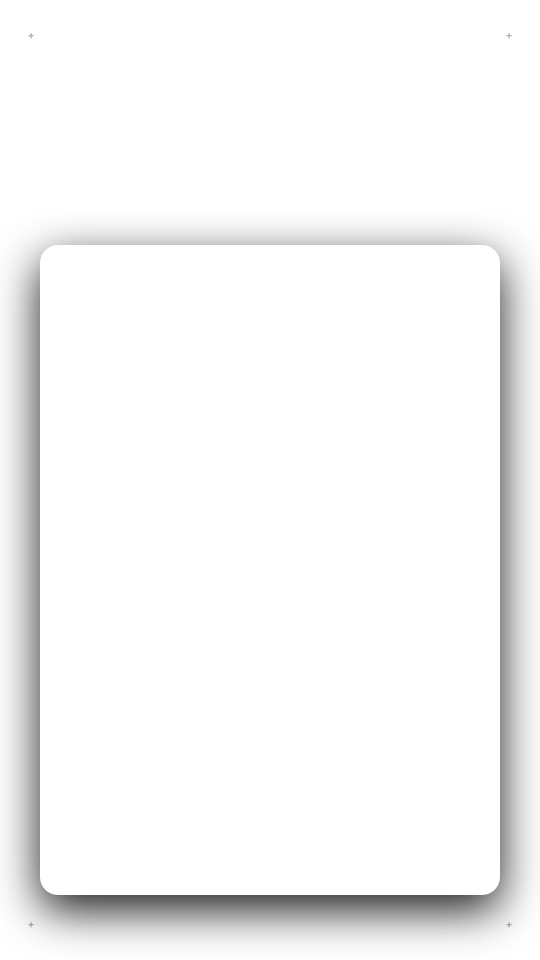
#> input picture chrome_surfaces_clean_v7/s02_clean_frame.png, 1080 x 1920 px, found by its file name (shown at 1/2 size)
$ python render_pxl3_master_v7.py
#> lines starting #> are read from the running program, lines starting #| are printed output that depends on the picture; after the words box and inside, x2 and y2 are one past the last pixel; in counts of white or black regions, pixels touching at a corner belong together
#!/usr/bin/env python3
import os, sys, time, subprocess
import numpy as np
from PIL import Image, ImageDraw, ImageFont, ImageFilter

RAW = '/Users/sanskarsaraf/Downloads/PXL_20261014_062026247.mp4'
if not os.path.exists(RAW):
    RAW = '/Users/sanskarsaraf/.gemini/antigravity/scratch/video_edit/raw_PXL_20261014_062026247.mp4'

FINAL_OUT = '/Users/sanskarsaraf/Downloads/PXL_20261014_062026247_EDITED.mp4'
FFMPEG = '/Users/sanskarsaraf/.gemini/antigravity/scratch/social.minpay.in/video_generator/node_modules/@ffmpeg-installer/darwin-x64/ffmpeg'
WORK_DIR = '/Users/sanskarsaraf/.gemini/antigravity/scratch/video_edit'
CLEAN_SURF_DIR = f'{WORK_DIR}/chrome_surfaces_clean_v7'
SFX_DIR = f'{WORK_DIR}/sfx'
TEMP_VIDEO = f'{WORK_DIR}/temp_pxl3_v7_video.mp4'
TEMP_AUDIO = f'{WORK_DIR}/temp_pxl3_v7_audio.wav'

W, H = 1080, 1920
FPS = 30
TOTAL_DUR = 35.52
TOTAL_FRAMES = int(TOTAL_DUR * FPS)  # 1065 frames

print(f"🎬 Initiating V7 Master Render for PXL_20261014_062026247 ({TOTAL_DUR}s, {TOTAL_FRAMES} frames @ 30fps)...")

# 1. Preload Clean Base Surfaces (ZERO Baked Text)
print("\n[1/4] Pre-loading Clean Base Surfaces...")
SURF_S02 = Image.open(f'{CLEAN_SURF_DIR}/s02_clean_frame.png').convert('RGBA')
#> SURF_S02 is the input picture: PIL image 1080x1920 RGBA; mean R, G, B, A 2.5, 2.5, 2.5, 10.9
SURF_S04 = Image.open(f'{CLEAN_SURF_DIR}/s04_clean_card.png').convert('RGBA')
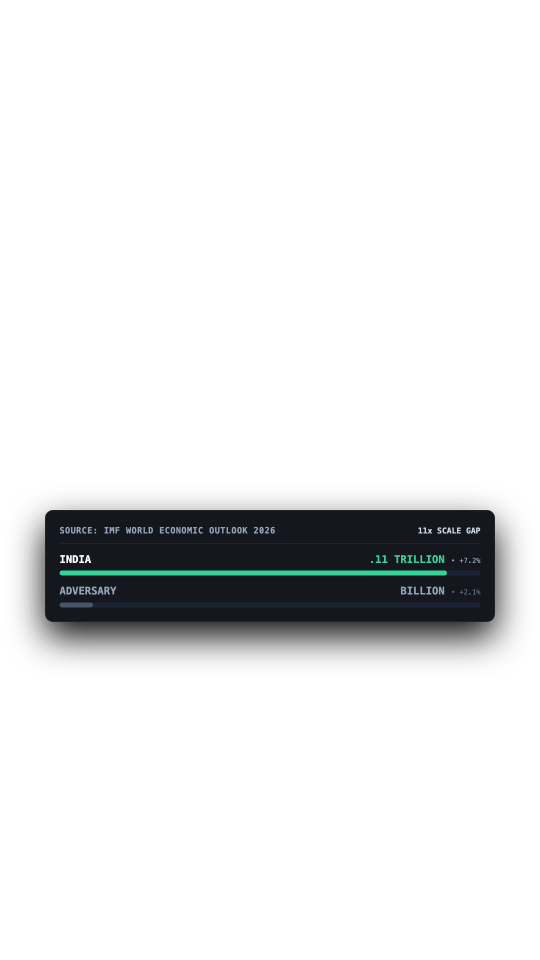
#> input picture chrome_surfaces_clean_v7/s04_clean_card.png, 1080 x 1920 px, found by its file name (shown at 1/2 size)
#> SURF_S04 is the input picture: PIL image 1080x1920 RGBA; mean R, G, B, A 1.5, 2.5, 3, 28.1
SURF_S05 = Image.open(f'{CLEAN_SURF_DIR}/s05_clean_trends.png').convert('RGBA')
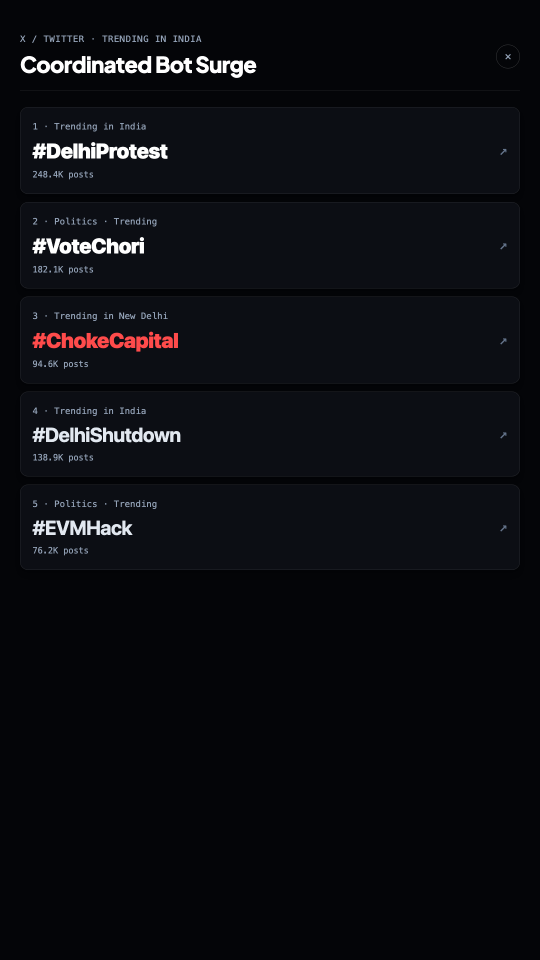
#> input picture chrome_surfaces_clean_v7/s05_clean_trends.png, 1080 x 1920 px, found by its file name (shown at 1/2 size)
SURF_S06 = Image.open(f'{CLEAN_SURF_DIR}/s06_clean_frame.png').convert('RGBA')
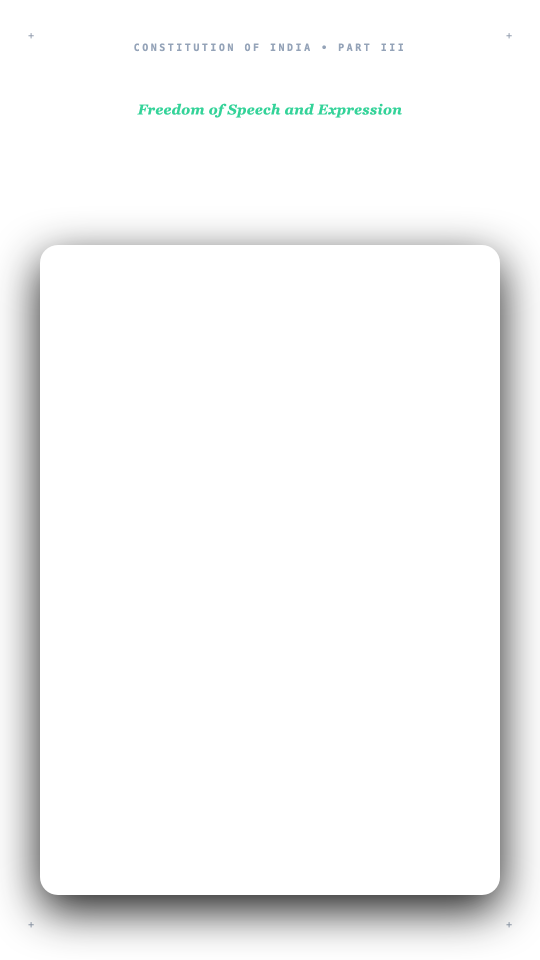
#> input picture chrome_surfaces_clean_v7/s06_clean_frame.png, 1080 x 1920 px, found by its file name (shown at 1/2 size)
#> SURF_S06 is the input picture: PIL image 1080x1920 RGBA; mean R, G, B, A 2.7, 3.2, 3.1, 11.7

# Window Mask for Framed Insets (920x1300 with 36px radius)
mask_920_1300 = Image.new('L', (920, 1300), 0)
#> mask_920_1300: PIL image 920x1300 L; every value is 0
ImageDraw.Draw(mask_920_1300).rounded_rectangle([0, 0, 920, 1300], radius=36, fill=255)
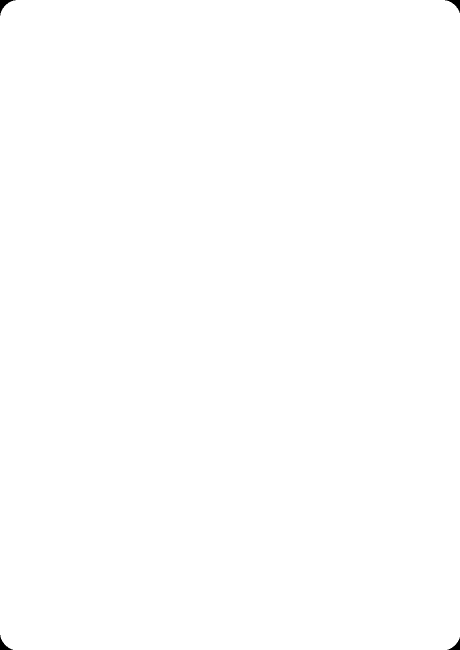
#> mask_920_1300: PIL image 920x1300 L (shown at 1/2 size); 99.9% white; 4 black regions, box (x1, y1, x2, y2) and area: (0, 0, 31, 31) 287, (890, 0, 920, 26) 256, (0, 1270, 26, 1300) 256, (895, 1275, 920, 1300) 226

canvas_studio = Image.new('RGB', (W, H), (7, 9, 14))
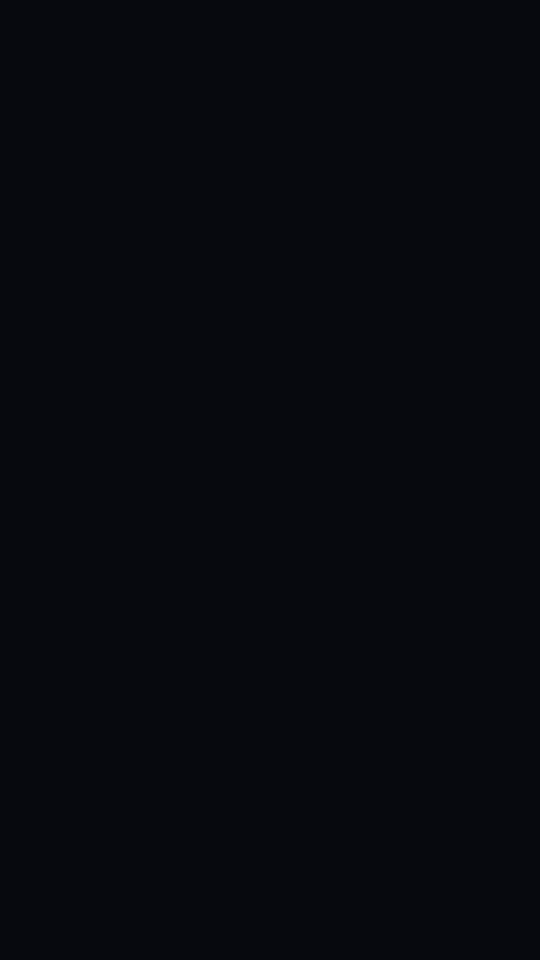
#> canvas_studio: PIL image 1080x1920 RGB (shown at 1/2 size); mean R, G, B 7, 9, 14

# Fonts
FONT_SUB = ImageFont.truetype('/System/Library/Fonts/Avenir Next.ttc', 46, index=8)
FONT_HUGE = ImageFont.truetype('/System/Library/Fonts/Avenir Next.ttc', 96, index=8)
FONT_MID = ImageFont.truetype('/System/Library/Fonts/Avenir Next.ttc', 60, index=8)
FONT_REG = ImageFont.truetype('/System/Library/Fonts/Avenir Next.ttc', 50, index=8)

# 2. Scene Breakdown (Acoustically Locked Transitions)
SCENES = [
    {'id': 's01', 'start': 0.00,  'end': 3.50,  'layout': 'full_bleed'},
    {'id': 's02', 'start': 3.50,  'end': 8.70,  'layout': 'framed_inset'},
    {'id': 's03', 'start': 8.70,  'end': 11.80, 'layout': 'full_bleed'},
    {'id': 's04', 'start': 11.80, 'end': 17.10, 'layout': 'data_disparity'},
    {'id': 's05', 'start': 17.10, 'end': 23.00, 'layout': 'pure_cutaway_x'},
    {'id': 's06', 'start': 23.00, 'end': 27.10, 'layout': 'framed_inset'},
    {'id': 's07', 'start': 27.10, 'end': 31.30, 'layout': 'full_bleed'},
    {'id': 's08', 'start': 31.30, 'end': 35.52, 'layout': 'monumental_climax'}
]

# 3. Micro-Chunk Dialogue Cues (Scenes 1 to 7)
CUES = [
    # Scene 1: Full-Bleed
    {'id': 'b01', 'start': 0.00, 'end': 1.84, 'text': 'Jis desh ne Mumbai pe', 'words': 4, 'accent': 'Mumbai', 'col': (255,255,255,255), 'cy': 1380},
    {'id': 'b02', 'start': 1.84, 'end': 3.50, 'text': '26/11 karwaya tha...', 'words': 3, 'accent': '26/11', 'col': (255,75,75,255), 'cy': 1380},

    # Scene 2: Framed Inset (docked in lower window safe slot cy=1630)
    {'id': 'b03', 'start': 3.50, 'end': 4.16, 'text': 'agar woh tumhare', 'words': 3, 'accent': None, 'col': (255,255,255,255), 'cy': 1630},
    {'id': 'b04', 'start': 4.16, 'end': 4.76, 'text': 'protest ke liye', 'words': 3, 'accent': None, 'col': (255,255,255,255), 'cy': 1630},
    {'id': 'b05', 'start': 4.76, 'end': 5.88, 'text': 'taaliyan baja raha hai,', 'words': 4, 'accent': 'taaliyan', 'col': (255,255,255,255), 'cy': 1630},
    {'id': 'b06', 'start': 5.88, 'end': 7.28, 'text': 'toh tum krantikari nahi,', 'words': 4, 'accent': 'krantikari', 'col': (52,211,153,255), 'cy': 1630},
    {'id': 'b07', 'start': 7.28, 'end': 8.70, 'text': 'unke puppet ho!', 'words': 3, 'accent': 'puppet', 'col': (255,75,75,255), 'cy': 1630},

    # Scene 3: Full-Bleed
    {'id': 'b08', 'start': 8.70, 'end': 9.90, 'text': 'Dushman desh kabhi', 'words': 3, 'accent': 'Dushman', 'col': (255,255,255,255), 'cy': 1380},
    {'id': 'b09', 'start': 9.90, 'end': 10.94, 'text': 'tumhari democracy ke liye', 'words': 4, 'accent': 'democracy', 'col': (255,255,255,255), 'cy': 1380},
    {'id': 'b10', 'start': 10.94, 'end': 11.80, 'text': 'dua nahi maangta.', 'words': 3, 'accent': 'nahi', 'col': (255,75,75,255), 'cy': 1380},

    # Scene 4: FT Data Disparity (cy=1480 below card)
    {'id': 'b11', 'start': 11.80, 'end': 12.96, 'text': 'Border pe woh humari', 'words': 4, 'accent': 'Border', 'col': (255,255,255,255), 'cy': 1480},
    {'id': 'b12', 'start': 12.96, 'end': 14.06, 'text': 'army se jeet nahi sakte,', 'words': 5, 'accent': 'army', 'col': (52,211,153,255), 'cy': 1480},
    {'id': 'b13', 'start': 14.06, 'end': 15.30, 'text': 'economic growth mein', 'words': 3, 'accent': 'growth', 'col': (52,211,153,255), 'cy': 1480},
    {'id': 'b14', 'start': 15.30, 'end': 16.22, 'text': 'woh humse muqabla', 'words': 3, 'accent': None, 'col': (255,255,255,255), 'cy': 1480},
    {'id': 'b15', 'start': 16.22, 'end': 17.10, 'text': 'kar nahi sakte,', 'words': 3, 'accent': 'nahi', 'col': (255,75,75,255), 'cy': 1480},

    # Scene 5: Authentic X Trends (cy=1480 below trends stack)
    {'id': 'b16', 'start': 17.10, 'end': 18.16, 'text': 'isliye jaise hi', 'words': 3, 'accent': None, 'col': (255,255,255,255), 'cy': 1480},
    {'id': 'b17', 'start': 18.16, 'end': 18.82, 'text': 'Delhi mein sadkein', 'words': 3, 'accent': 'Delhi', 'col': (255,255,255,255), 'cy': 1480},
    {'id': 'b18', 'start': 18.82, 'end': 19.40, 'text': 'band hoti hain,', 'words': 3, 'accent': 'band', 'col': (255,75,75,255), 'cy': 1480},
    {'id': 'b19', 'start': 19.40, 'end': 20.24, 'text': 'unke bot farms', 'words': 3, 'accent': 'bot', 'col': (255,255,255,255), 'cy': 1480},
    {'id': 'b20', 'start': 20.24, 'end': 21.04, 'text': 'tumhare hashtags', 'words': 2, 'accent': 'hashtags', 'col': (0,229,255,255), 'cy': 1480},
    {'id': 'b21', 'start': 21.04, 'end': 23.00, 'text': 'trend karwane lagte hain!', 'words': 4, 'accent': 'trend', 'col': (0,229,255,255), 'cy': 1480},

    # Scene 6: Framed Inset (docked in lower window safe slot cy=1630)
    {'id': 'b22', 'start': 23.00, 'end': 25.14, 'text': 'Critique any government', 'words': 3, 'accent': 'Critique', 'col': (255,255,255,255), 'cy': 1630},
    {'id': 'b23', 'start': 25.14, 'end': 25.70, 'text': 'you want,', 'words': 2, 'accent': None, 'col': (255,255,255,255), 'cy': 1630},
    {'id': 'b24', 'start': 25.70, 'end': 27.10, 'text': 'that is your right.', 'words': 4, 'accent': 'right', 'col': (52,211,153,255), 'cy': 1630},

    # Scene 7: Full-Bleed
    {'id': 'b25', 'start': 27.10, 'end': 28.30, 'text': 'Lekin jis din', 'words': 3, 'accent': None, 'col': (255,255,255,255), 'cy': 1380},
    {'id': 'b26', 'start': 28.30, 'end': 29.48, 'text': 'tumhara protest', 'words': 2, 'accent': 'protest', 'col': (255,255,255,255), 'cy': 1380},
    {'id': 'b27', 'start': 29.48, 'end': 30.22, 'text': 'dushman desh ka', 'words': 3, 'accent': 'dushman', 'col': (255,255,255,255), 'cy': 1380},
    {'id': 'b28', 'start': 30.22, 'end': 31.30, 'text': 'weapon ban jaye...', 'words': 3, 'accent': 'weapon', 'col': (255,75,75,255), 'cy': 1380}
]

# Pre-render PIL subtitle pill overlays for each cue for instant compositing
print("Pre-rendering pristine subtitle pill textures...")
PILL_SURFACES = {}
for c in CUES:
    cid = c['id']
    text = c['text']
    accent = c['accent']
    accent_col = c['col']
    cy = c['cy']

    words = text.split()
    temp_img = Image.new('RGBA', (W, H), (0, 0, 0, 0))
    d = ImageDraw.Draw(temp_img)

    word_widths = []
    space_w = d.textbbox((0,0), ' ', font=FONT_SUB)[2]
    total_w = 0
    for w in words:
        wb = d.textbbox((0,0), w, font=FONT_SUB)
        ww = wb[2] - wb[0]
        word_widths.append(ww)
        total_w += ww
    total_w += space_w * (len(words) - 1)

    th = 50
    pad_x, pad_y = 36, 16
    cw = total_w + pad_x * 2
    ch = th + pad_y * 2

    x0 = (W - cw) // 2
    y0 = cy - ch // 2
    x1 = x0 + cw
    y1 = y0 + ch

    overlay = Image.new('RGBA', (W, H), (0, 0, 0, 0))
    od = ImageDraw.Draw(overlay)
    od.rounded_rectangle([x0, y0+8, x1, y1+8], radius=22, fill=(0, 0, 0, 190))
    overlay = overlay.filter(ImageFilter.GaussianBlur(10))

    od2 = ImageDraw.Draw(overlay)
    od2.rounded_rectangle([x0, y0, x1, y1], radius=22, fill=(11, 14, 23, 225), outline=(255, 255, 255, 38), width=2)

    cur_x = x0 + pad_x
    cur_y = y0 + pad_y
    for i, w in enumerate(words):
        w_clean = w.strip('.,!?-').lower()
        acc_clean = accent.strip('.,!?-').lower() if accent else ''
        if accent and acc_clean in w_clean:
            col = accent_col
        else:
            col = (255, 255, 255, 255)
        od2.text((cur_x, cur_y), w, font=FONT_SUB, fill=col)
        cur_x += word_widths[i] + space_w

    PILL_SURFACES[cid] = overlay
#> this loop made 28 passes
#> (total_w, cw, x0, x1) on passes 1 to 12: (523, 595, 242, 837), (476, 548, 266, 814), (426, 498, 291, 789), (328, 400, 340, 740), (517, 589, 245, 834), (545, 617, 231, 848), (381, 453, 313, 766), (486, 558, 261, 819), (615, 687, 196, 883), (436, 508, 286, 794), (515, 587, 246, 833), (557, 629, 225, 854)
#> pass 1, `overlay = overlay.filter(ImageFilter.GaussianBlur(10))`:
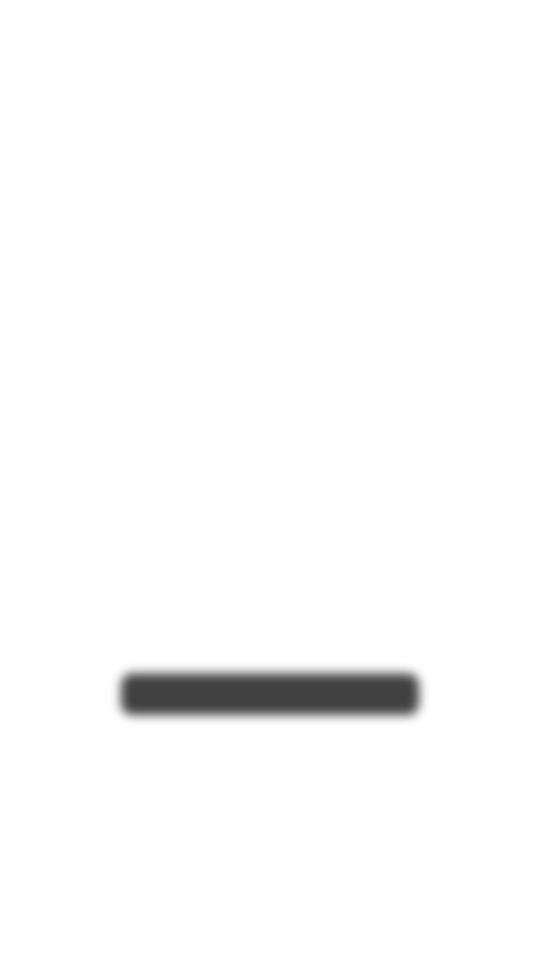
#> overlay: PIL image 1080x1920 RGBA (shown at 1/2 size); mean R, G, B, A 0, 0, 0, 4.5; transparent parts drawn white
#> after the loop:
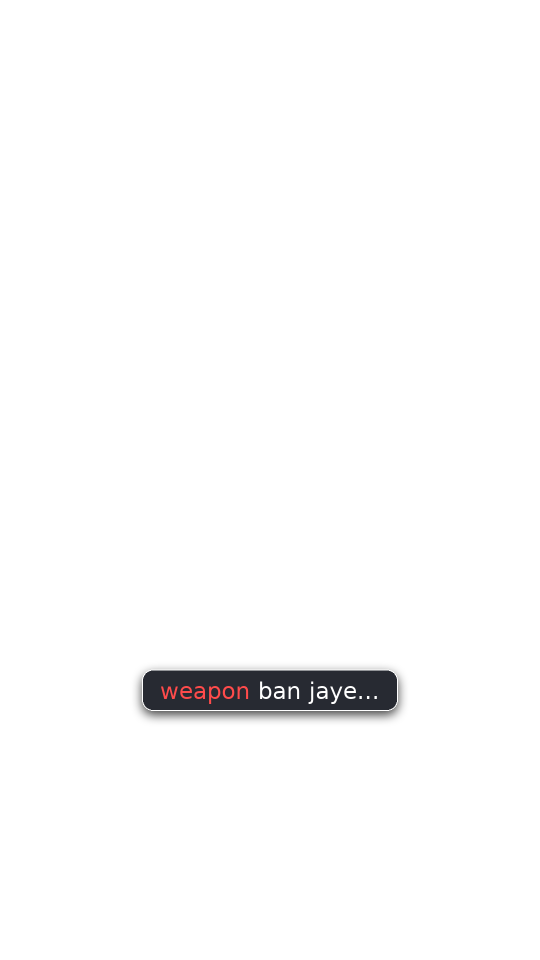
#> overlay: PIL image 1080x1920 RGBA (shown at 1/2 size); mean R, G, B, A 0.9, 0.8, 1, 4.9; transparent parts drawn white
#> after the loop, PILL_SURFACES = 28 items

# Pre-render Scene 8 Monumental Stages
S8_STAGES = {}

# Stage 1 (31.30s – 31.88s): "uss din tum"
s8_1 = Image.new('RGBA', (W, H), (4, 5, 8, 255))
cd = ImageDraw.Draw(s8_1)
b = cd.textbbox((0,0), "uss din tum", font=FONT_REG)
#> b = (0, 9, 293, 48)
cd.text(((W-(b[2]-b[0]))//2, 900), "uss din tum", font=FONT_REG, fill=(200, 210, 225, 255))
S8_STAGES['stage1'] = s8_1

# Stage 2 (31.88s – 32.62s): "uss din tum deshbhakt nahi,"
s8_2 = Image.new('RGBA', (W, H), (4, 5, 8, 255))
cd = ImageDraw.Draw(s8_2)
b1 = cd.textbbox((0,0), "uss din tum", font=FONT_REG)
#> b1 = (0, 9, 293, 48)
cd.text(((W-(b1[2]-b1[0]))//2, 850), "uss din tum", font=FONT_REG, fill=(160, 175, 195, 255))
b2 = cd.textbbox((0,0), "deshbhakt nahi,", font=FONT_MID)
#> b2 = (0, 10, 483, 63)
cd.text(((W-(b2[2]-b2[0]))//2, 940), "deshbhakt nahi,", font=FONT_MID, fill=(255, 75, 75, 255))
S8_STAGES['stage2'] = s8_2

# Stage 3 (32.62s – 33.66s): "NATIONAL LIABILITY"
s8_3 = Image.new('RGBA', (W, H), (4, 5, 8, 255))
cd = ImageDraw.Draw(s8_3)
b1 = cd.textbbox((0,0), "NATIONAL", font=FONT_HUGE)
#> b1 = (0, 18, 484, 91)
b2 = cd.textbbox((0,0), "LIABILITY", font=FONT_HUGE)
#> b2 = (0, 20, 441, 90)
cd.text(((W-(b1[2]-b1[0]))//2, 820), "NATIONAL", font=FONT_HUGE, fill=(255, 75, 75, 255))
cd.text(((W-(b2[2]-b2[0]))//2, 930), "LIABILITY", font=FONT_HUGE, fill=(255, 75, 75, 255))
S8_STAGES['stage3'] = s8_3

# Stage 4 (33.66s – 35.52s): "NATIONAL LIABILITY BAN JAATE HO!"
s8_4 = Image.new('RGBA', (W, H), (4, 5, 8, 255))
cd = ImageDraw.Draw(s8_4)
b1 = cd.textbbox((0,0), "NATIONAL", font=FONT_HUGE)
b2 = cd.textbbox((0,0), "LIABILITY", font=FONT_HUGE)
b3 = cd.textbbox((0,0), "BAN JAATE HO!", font=FONT_MID)
#> b3 = (0, 11, 452, 68)
cd.text(((W-(b1[2]-b1[0]))//2, 780), "NATIONAL", font=FONT_HUGE, fill=(255, 75, 75, 255))
cd.text(((W-(b2[2]-b2[0]))//2, 890), "LIABILITY", font=FONT_HUGE, fill=(255, 75, 75, 255))
cd.text(((W-(b3[2]-b3[0]))//2, 1040), "BAN JAATE HO!", font=FONT_MID, fill=(255, 255, 255, 255))
S8_STAGES['stage4'] = s8_4

def render_video_stream():
    t_start = time.time()
    print("\n[2/4] Compositing Video Stream via FFmpeg raw pipe (Zero Redundancy)...")

    cmd_in = [
        FFMPEG, '-y',
        '-ss', '0',
        '-t', str(TOTAL_DUR),
        '-i', RAW,
        '-vf', 'fps=30,scale=1080:1920:force_original_aspect_ratio=increase,crop=1080:1920',
        '-f', 'rawvideo',
        '-pix_fmt', 'rgb24',
        '-'
    ]
#> (the run stopped early here; a loop or call above may not have finished)
